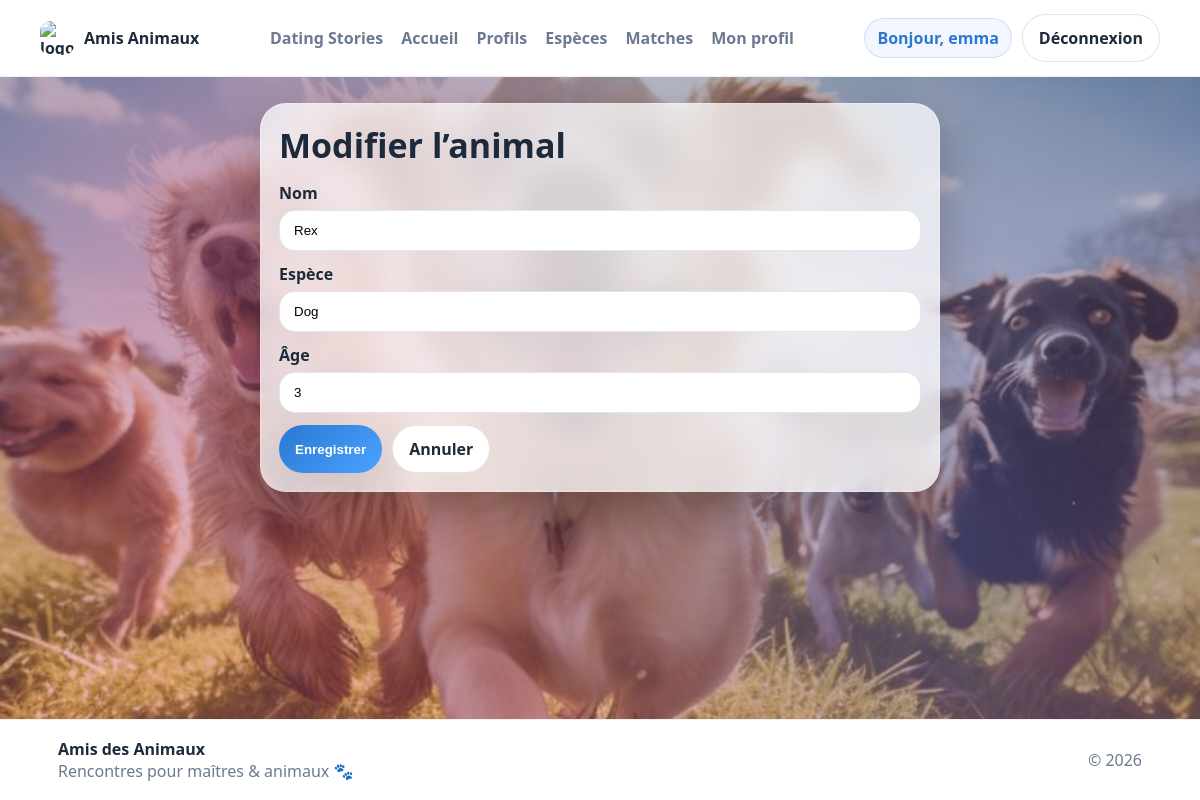
Screenshot of /me/animals/25/edit/ (signed in) with the database file from the repository.
### apps/animals/models.py (models this page shows, shortened)
class Animal(models.Model):
    owner = models.ForeignKey(
        settings.AUTH_USER_MODEL,
        on_delete=models.CASCADE,
        related_name="animals"
    )
    name = models.CharField(max_length=100)
    species = models.CharField(max_length=50)
    age = models.PositiveIntegerField()
    created_at = models.DateTimeField(auto_now_add=True)

### apps/core/views.py (the view)
# urls.py: path("me/animals/<int:animal_id>/edit/", me_animal_edit, name="me_animal_edit"),
@login_required
def me_animal_edit(request, animal_id):
    animal = get_object_or_404(Animal, id=animal_id, owner=request.user)
    if request.method == "POST":
        form = AnimalForm(request.POST, instance=animal)
        if form.is_valid():
            form.save()
            messages.success(request, "Animal modifié ✅")
            return redirect("me_profile")
        messages.error(request, "Corrige les erreurs.")
    else:
        form = AnimalForm(instance=animal)
    return render(request, "core/me_animal_edit.html", {"form": form})

### apps/core/forms.py
class AnimalForm(forms.ModelForm):
    class Meta:
        model = Animal
        fields = ("name", "species", "age")
        widgets = {
            "name": forms.TextInput(attrs={"placeholder": "ex: Rocky"}),
            "species": forms.TextInput(attrs={"placeholder": "ex: Dog"}),
            "age": forms.NumberInput(attrs={"placeholder": "ex: 3"}),
        }

### apps/core/context_processors.py (called while the page is built)
def matches_badge(request):
    if request.user.is_authenticated:
        count = Match.objects.filter(
            receiver=request.user,
            status="pending"
        ).count()
        return {"matches_badge_count": count}
    return {"matches_badge_count": 0}

### templates/core/me_animal_edit.html (shortened to what this page needs)
{% extends "base.html" %}
{% block content %}
<section class="section">
  <div class="container">
    <div class="auth__card" style="max-width:680px;margin:0 auto;">
      <h1>Modifier l’animal</h1>
      <form method="POST" class="auth__form">
        <label>
          <span>Nom</span>
          {{ form.name }}
        </label>
        <label>
          <span>Espèce</span>
          {{ form.species }}
        </label>
        <label>
          <span>Âge</span>
          {{ form.age }}
        </label>
        <div style="display:flex;gap:10px;flex-wrap:wrap;">
          <button class="btn btn--blue">Enregistrer</button>
          <a class="btn btn--ghost" href="{% url 'me_profile' %}">Annuler</a>
        </div>
      </form>
    </div>
  </div>
</section>
{% endblock %}

### templates/base.html (shortened to what this page needs)
{% load static %}
<!doctype html>
<html lang="fr">
<head>
  <link rel="stylesheet" href="{% static 'css/site.css' %}">
</head>
<body class="site">
<header class="topbar">
  <div class="container topbar__inner">
    <a class="brand" href="/">
      <img class="brand__logo" src="{% static 'img/logo.png' %}" alt="logo">
      <span class="brand__name">Amis Animaux</span>
    </a>
    <nav class="menu">
      <a href="#stories">Dating Stories</a>
      <a href="/">Accueil</a>
      <a href="/profiles/">Profils</a>
      <a href="#species">Espèces</a>
      <a href="{% url 'matches_page' %}" class="nav-link">
        Matches
      </a>
      <a href="{% url 'me_profile' %}">Mon profil</a>
    </nav>
    <div class="topbar__actions">
      {% if request.user.is_authenticated %}
        <span class="pill">Bonjour, {{ request.user.username }}</span>
        <a class="btn btn--ghost" href="{% url 'logout' %}">Déconnexion</a>
      {% else %}
        <a class="btn btn--ghost" href="{% url 'login' %}">Connexion</a>
        <a class="btn btn--pink" href="/register/">Inscription</a>
      {% endif %}
    </div>
  </div>
</header>
<main class="site-main">
  {% block content %}{% endblock %}
</main>
<footer class="footer">
  <div class="container footer__inner">
    <div>
      <b>Amis des Animaux</b>
      <div class="muted">Rencontres pour maîtres & animaux 🐾</div>
    </div>
    <div class="muted">© {% now "Y" %}</div>
  </div>
</footer>
</body>
</html>

### static/css/site.css (style rules this page uses)
:root { --bg:#eaf4ff; --card:#ffffff; --text:#1d2a3b; --muted:#6b7a90; --pink:#e85a8a; --blue:#2a78d2; --orange:#f59e0b; --shadow: 0 16px 40px rgba(20,40,80,.12); --radius: 18px; }
* { box-sizing:border-box }
body { margin:0; font-family: system-ui, -apple-system, Segoe UI, Roboto, Arial; color:var(--text); background: linear-gradient(180deg, #d9f0ff 0%, #eaf4ff 60%, #e7f6ff 100%); }
a { text-decoration:none;color:inherit }
.container { max-width:1120px;margin:0 auto;padding:0 18px }
.topbar { background:#fff; border-bottom:1px solid rgba(0,0,0,.06); position:sticky; top:0; z-index:10; }
.topbar__inner { display:flex;align-items:center;justify-content:space-between;padding:14px 0;gap:14px }
.brand { display:flex;align-items:center;gap:10px;font-weight:800 }
.brand__logo { width:34px;height:34px;border-radius:10px }
.menu { display:flex;gap:18px }
.menu a { color:var(--muted);font-weight:700 }
.topbar__actions { display:flex;gap:10px;align-items:center }
.pill { padding:8px 12px;border-radius:999px;background:#f3f6ff;border:1px solid rgba(42,120,210,.18);color:var(--blue);font-weight:800 }
.btn { border:none; padding:12px 16px; border-radius:999px; font-weight:900; box-shadow: var(--shadow); display:inline-flex;align-items:center;justify-content:center; cursor:pointer; }
.btn--blue { background: linear-gradient(135deg, var(--blue), #4aa3ff); color:#fff; }
.btn--ghost { background:#fff;border:1px solid rgba(0,0,0,.10);box-shadow:none;color:var(--text) }
.section { padding:26px 0 46px }
.muted { color:var(--muted) }
.footer { background:#fff;border-top:1px solid rgba(0,0,0,.06);padding:18px 0 }
.footer__inner { display:flex;justify-content:space-between;gap:12px;align-items:center }
.auth__card { background:#fff; border:1px solid rgba(0,0,0,.06); border-radius:26px; box-shadow: var(--shadow); padding:18px; }
.auth__card h1 { margin:0 0 6px;font-size:34px }
.auth__form { margin-top:14px;display:grid;gap:12px }
.auth__form label { display:grid;gap:6px }
.auth__form span { font-weight:900;color:var(--text) }
.auth__form input { padding:12px 14px; border-radius:16px; border:1px solid rgba(0,0,0,.10); outline:none; background:#fff; }
.nav-link { position: relative; font-weight: 800; }
body { min-height: 100vh; background: linear-gradient( rgba(20,40,80,0.35), rgba(232,90,138,0.35) ), url("../img/i3.jpg"); background-size: cover; background-position: center; background-attachment: fixed; }
.panel, .card, .auth__card, .chat__left, .chat__right, .match__card { background: rgba(255,255,255,0.75); backdrop-filter: blur(14px); border: 1px solid rgba(255,255,255,0.25); box-shadow: 0 20px 50px rgba(0,0,0,0.25); }
body::before { content: ""; position: fixed; inset: 0; background: radial-gradient(circle at 20% 30%, rgba(232,90,138,0.3), transparent 40%), radial-gradient(circle at 80% 70%, rgba(42,120,210,0.3), transparent 40%); pointer-events: none; z-index: -1; }
html, body { height: 100%; }
body { margin: 0; }
body.site { min-height: 100vh; display: flex; flex-direction: column; }
.site-main { flex: 1 0 auto; }
.footer { flex-shrink: 0; }

### rows the page displays
Animal: name "Rex", species "Dog", age "3"

### other values shown
{{ request.user.username }} "emma"
